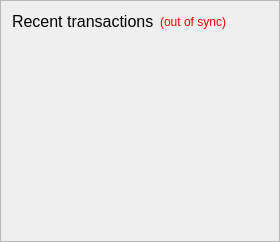
      <widget class="QFrame" name="frame_2">
       <property name="frameShape">
        <enum>QFrame::StyledPanel</enum>
       </property>
       <property name="frameShadow">
        <enum>QFrame::Raised</enum>
       </property>
       <layout class="QVBoxLayout" name="verticalLayout">
        <item>
         <layout class="QHBoxLayout" name="horizontalLayout_2">
          <item>
           <widget class="QLabel" name="label_4">
            <property name="palette">
             <palette>
              <active>
               <colorrole role="WindowText">
                <brush brushstyle="SolidPattern">
                 <color alpha="255">
                  <red>0</red>
                  <green>0</green>
                  <blue>0</blue>
                 </color>
                </brush>
               </colorrole>
               <colorrole role="Button">
                <brush brushstyle="SolidPattern">
                 <color alpha="255">
                  <red>65</red>
                  <green>130</green>
                  <blue>148</blue>
                 </color>
                </brush>
               </colorrole>
               <colorrole role="Light">
                <brush brushstyle="SolidPattern">
                 <color alpha="255">
                  <red>97</red>
                  <green>195</green>
                  <blue>222</blue>
                 </color>
                </brush>
               </colorrole>
               <colorrole role="Midlight">
                <brush brushstyle="SolidPattern">
                 <color alpha="255">
                  <red>81</red>
                  <green>162</green>
                  <blue>185</blue>
                 </color>
                </brush>
               </colorrole>
               <colorrole role="Dark">
                <brush brushstyle="SolidPattern">
                 <color alpha="255">
                  <red>32</red>
                  <green>65</green>
                  <blue>74</blue>
                 </color>
                </brush>
               </colorrole>
               <colorrole role="Mid">
                <brush brushstyle="SolidPattern">
                 <color alpha="255">
                  <red>43</red>
                  <green>87</green>
                  <blue>99</blue>
                 </color>
                </brush>
               </colorrole>
               <colorrole role="Text">
                <brush brushstyle="SolidPattern">
                 <color alpha="255">
                  <red>0</red>
                  <green>0</green>
                  <blue>0</blue>
                 </color>
                </brush>
               </colorrole>
               <colorrole role="BrightText">
                <brush brushstyle="SolidPattern">
                 <color alpha="255">
                  <red>255</red>
                  <green>255</green>
                  <blue>255</blue>
                 </color>
                </brush>
               </colorrole>
               <colorrole role="ButtonText">
                <brush brushstyle="SolidPattern">
                 <color alpha="255">
                  <red>0</red>
                  <green>0</green>
                  <blue>0</blue>
                 </color>
                </brush>
               </colorrole>
               <colorrole role="Base">
                <brush brushstyle="SolidPattern">
                 <color alpha="255">
                  <red>255</red>
                  <green>255</green>
                  <blue>255</blue>
                 </color>
                </brush>
               </colorrole>
               <colorrole role="Window">
                <brush brushstyle="SolidPattern">
                 <color alpha="255">
                  <red>65</red>
                  <green>130</green>
                  <blue>148</blue>
                 </color>
                </brush>
               </colorrole>
               <colorrole role="Shadow">
                <brush brushstyle="SolidPattern">
                 <color alpha="255">
                  <red>0</red>
                  <green>0</green>
                  <blue>0</blue>
                 </color>
                </brush>
               </colorrole>
               <colorrole role="AlternateBase">
                <brush brushstyle="SolidPattern">
                 <color alpha="255">
                  <red>160</red>
                  <green>192</green>
                  <blue>201</blue>
                 </color>
                </brush>
               </colorrole>
               <colorrole role="ToolTipBase">
                <brush brushstyle="SolidPattern">
                 <color alpha="255">
                  <red>255</red>
                  <green>255</green>
                  <blue>220</blue>
                 </color>
                </brush>
               </colorrole>
               <colorrole role="ToolTipText">
                <brush brushstyle="SolidPattern">
                 <color alpha="255">
                  <red>0</red>
                  <green>0</green>
                  <blue>0</blue>
                 </color>
                </brush>
               </colorrole>
               <colorrole role="PlaceholderText">
                <brush brushstyle="NoBrush">
                 <color alpha="128">
                  <red>0</red>
                  <green>0</green>
                  <blue>0</blue>
                 </color>
                </brush>
               </colorrole>
              </active>
              <inactive>
               <colorrole role="WindowText">
                <brush brushstyle="SolidPattern">
                 <color alpha="255">
                  <red>0</red>
                  <green>0</green>
                  <blue>0</blue>
                 </color>
                </brush>
               </colorrole>
               <colorrole role="Button">
                <brush brushstyle="SolidPattern">
                 <color alpha="255">
                  <red>65</red>
                  <green>130</green>
                  <blue>148</blue>
                 </color>
                </brush>
               </colorrole>
               <colorrole role="Light">
                <brush brushstyle="SolidPattern">
                 <color alpha="255">
                  <red>97</red>
                  <green>195</green>
                  <blue>222</blue>
                 </color>
                </brush>
               </colorrole>
               <colorrole role="Midlight">
                <brush brushstyle="SolidPattern">
                 <color alpha="255">
                  <red>81</red>
                  <green>162</green>
                  <blue>185</blue>
                 </color>
                </brush>
               </colorrole>
               <colorrole role="Dark">
                <brush brushstyle="SolidPattern">
                 <color alpha="255">
                  <red>32</red>
                  <green>65</green>
                  <blue>74</blue>
                 </color>
                </brush>
               </colorrole>
               <colorrole role="Mid">
                <brush brushstyle="SolidPattern">
                 <color alpha="255">
                  <red>43</red>
                  <green>87</green>
                  <blue>99</blue>
                 </color>
                </brush>
               </colorrole>
               <colorrole role="Text">
                <brush brushstyle="SolidPattern">
                 <color alpha="255">
                  <red>0</red>
                  <green>0</green>
                  <blue>0</blue>
                 </color>
                </brush>
               </colorrole>
               <colorrole role="BrightText">
                <brush brushstyle="SolidPattern">
                 <color alpha="255">
                  <red>255</red>
                  <green>255</green>
                  <blue>255</blue>
                 </color>
                </brush>
               </colorrole>
               <colorrole role="ButtonText">
                <brush brushstyle="SolidPattern">
                 <color alpha="255">
                  <red>0</red>
                  <green>0</green>
                  <blue>0</blue>
                 </color>
                </brush>
               </colorrole>
               <colorrole role="Base">
                <brush brushstyle="SolidPattern">
                 <color alpha="255">
                  <red>255</red>
                  <green>255</green>
                  <blue>255</blue>
                 </color>
                </brush>
               </colorrole>
               <colorrole role="Window">
                <brush brushstyle="SolidPattern">
                 <color alpha="255">
                  <red>65</red>
                  <green>130</green>
                  <blue>148</blue>
                 </color>
                </brush>
               </colorrole>
               <colorrole role="Shadow">
                <brush brushstyle="SolidPattern">
                 <color alpha="255">
                  <red>0</red>
                  <green>0</green>
                  <blue>0</blue>
                 </color>
                </brush>
               </colorrole>
               <colorrole role="AlternateBase">
                <brush brushstyle="SolidPattern">
                 <color alpha="255">
                  <red>160</red>
                  <green>192</green>
                  <blue>201</blue>
                 </color>
                </brush>
               </colorrole>
               <colorrole role="ToolTipBase">
                <brush brushstyle="SolidPattern">
                 <color alpha="255">
                  <red>255</red>
                  <green>255</green>
                  <blue>220</blue>
                 </color>
                </brush>
               </colorrole>
               <colorrole role="ToolTipText">
                <brush brushstyle="SolidPattern">
                 <color alpha="255">
                  <red>0</red>
                  <green>0</green>
                  <blue>0</blue>
                 </color>
                </brush>
               </colorrole>
               <colorrole role="PlaceholderText">
                <brush brushstyle="NoBrush">
                 <color alpha="128">
                  <red>0</red>
                  <green>0</green>
                  <blue>0</blue>
                 </color>
                </brush>
               </colorrole>
              </inactive>
              <disabled>
               <colorrole role="WindowText">
                <brush brushstyle="SolidPattern">
                 <color alpha="255">
                  <red>0</red>
                  <green>0</green>
                  <blue>0</blue>
                 </color>
                </brush>
               </colorrole>
               <colorrole role="Button">
                <brush brushstyle="SolidPattern">
                 <color alpha="255">
                  <red>65</red>
                  <green>130</green>
                  <blue>148</blue>
                 </color>
                </brush>
               </colorrole>
               <colorrole role="Light">
                <brush brushstyle="SolidPattern">
                 <color alpha="255">
                  <red>97</red>
                  <green>195</green>
                  <blue>222</blue>
                 </color>
                </brush>
               </colorrole>
               <colorrole role="Midlight">
                <brush brushstyle="SolidPattern">
                 <color alpha="255">
                  <red>81</red>
                  <green>162</green>
                  <blue>185</blue>
                 </color>
                </brush>
               </colorrole>
               <colorrole role="Dark">
                <brush brushstyle="SolidPattern">
                 <color alpha="255">
                  <red>32</red>
                  <green>65</green>
                  <blue>74</blue>
                 </color>
                </brush>
               </colorrole>
               <colorrole role="Mid">
                <brush brushstyle="SolidPattern">
                 <color alpha="255">
                  <red>43</red>
                  <green>87</green>
                  <blue>99</blue>
                 </color>
                </brush>
               </colorrole>
               <colorrole role="Text">
                <brush brushstyle="SolidPattern">
                 <color alpha="255">
                  <red>0</red>
                  <green>0</green>
                  <blue>0</blue>
                 </color>
                </brush>
               </colorrole>
               <colorrole role="BrightText">
                <brush brushstyle="SolidPattern">
                 <color alpha="255">
                  <red>255</red>
                  <green>255</green>
                  <blue>255</blue>
                 </color>
                </brush>
               </colorrole>
               <colorrole role="ButtonText">
                <brush brushstyle="SolidPattern">
                 <color alpha="255">
                  <red>0</red>
                  <green>0</green>
                  <blue>0</blue>
                 </color>
                </brush>
               </colorrole>
               <colorrole role="Base">
                <brush brushstyle="SolidPattern">
                 <color alpha="255">
                  <red>65</red>
                  <green>130</green>
                  <blue>148</blue>
                 </color>
                </brush>
               </colorrole>
               <colorrole role="Window">
                <brush brushstyle="SolidPattern">
                 <color alpha="255">
                  <red>65</red>
                  <green>130</green>
                  <blue>148</blue>
                 </color>
                </brush>
               </colorrole>
               <colorrole role="Shadow">
                <brush brushstyle="SolidPattern">
                 <color alpha="255">
                  <red>0</red>
                  <green>0</green>
                  <blue>0</blue>
                 </color>
                </brush>
               </colorrole>
               <colorrole role="AlternateBase">
                <brush brushstyle="SolidPattern">
                 <color alpha="255">
                  <red>65</red>
                  <green>130</green>
                  <blue>148</blue>
                 </color>
                </brush>
               </colorrole>
               <colorrole role="ToolTipBase">
                <brush brushstyle="SolidPattern">
                 <color alpha="255">
                  <red>255</red>
                  <green>255</green>
                  <blue>220</blue>
                 </color>
                </brush>
               </colorrole>
               <colorrole role="ToolTipText">
                <brush brushstyle="SolidPattern">
                 <color alpha="255">
                  <red>0</red>
                  <green>0</green>
                  <blue>0</blue>
                 </color>
                </brush>
               </colorrole>
               <colorrole role="PlaceholderText">
                <brush brushstyle="NoBrush">
                 <color alpha="128">
                  <red>0</red>
                  <green>0</green>
                  <blue>0</blue>
                 </color>
                </brush>
               </colorrole>
              </disabled>
             </palette>
            </property>
            <property name="styleSheet">
             <string notr="true">color: rgb(0, 0, 0);</string>
            </property>
            <property name="text">
             <string>&lt;html&gt;&lt;head/&gt;&lt;body&gt;&lt;p&gt;&lt;span style=&quot; font-size:12pt;&quot;&gt;Recent transactions&lt;/span&gt;&lt;/p&gt;&lt;/body&gt;&lt;/html&gt;</string>
            </property>
           </widget>
          </item>
          <item>
           <widget class="QLabel" name="labelTransactionsStatus">
            <property name="toolTip">
             <string>&lt;html&gt;&lt;head/&gt;&lt;body&gt;&lt;p&gt;The displayed information may be out of date. Your wallet automatically synchronizes with the NBTC network after a connection is established, but this process has not completed yet.&lt;/p&gt;&lt;/body&gt;&lt;/html&gt;</string>
            </property>
            <property name="styleSheet">
             <string notr="true">QLabel { color: red; }</string>
            </property>
            <property name="text">
             <string notr="true">(out of sync)</string>
            </property>
            <property name="alignment">
             <set>Qt::AlignRight|Qt::AlignTrailing|Qt::AlignVCenter</set>
            </property>
           </widget>
          </item>
          <item>
           <spacer name="horizontalSpacer">
            <property name="orientation">
             <enum>Qt::Horizontal</enum>
            </property>
            <property name="sizeHint" stdset="0">
             <size>
              <width>40</width>
              <height>20</height>
             </size>
            </property>
           </spacer>
          </item>
         </layout>
        </item>
        <item>
         <widget class="QListView" name="listTransactions">
          <property name="palette">
           <palette>
            <active>
             <colorrole role="WindowText">
              <brush brushstyle="SolidPattern">
               <color alpha="255">
                <red>0</red>
                <green>0</green>
                <blue>0</blue>
               </color>
              </brush>
             </colorrole>
             <colorrole role="Button">
              <brush brushstyle="SolidPattern">
               <color alpha="0">
                <red>0</red>
                <green>0</green>
                <blue>0</blue>
               </color>
              </brush>
             </colorrole>
             <colorrole role="Light">
              <brush brushstyle="SolidPattern">
               <color alpha="0">
                <red>0</red>
                <green>0</green>
                <blue>0</blue>
               </color>
              </brush>
             </colorrole>
             <colorrole role="Midlight">
              <brush brushstyle="SolidPattern">
               <color alpha="0">
                <red>0</red>
                <green>0</green>
                <blue>0</blue>
               </color>
              </brush>
             </colorrole>
             <colorrole role="Dark">
              <brush brushstyle="SolidPattern">
               <color alpha="0">
                <red>0</red>
                <green>0</green>
                <blue>0</blue>
               </color>
              </brush>
             </colorrole>
             <colorrole role="Mid">
              <brush brushstyle="SolidPattern">
               <color alpha="0">
                <red>0</red>
                <green>0</green>
                <blue>0</blue>
               </color>
              </brush>
             </colorrole>
             <colorrole role="Text">
              <brush brushstyle="SolidPattern">
               <color alpha="255">
                <red>0</red>
                <green>0</green>
                <blue>0</blue>
               </color>
              </brush>
             </colorrole>
             <colorrole role="BrightText">
              <brush brushstyle="SolidPattern">
               <color alpha="255">
                <red>255</red>
                <green>255</green>
                <blue>255</blue>
               </color>
              </brush>
             </colorrole>
             <colorrole role="ButtonText">
              <brush brushstyle="SolidPattern">
               <color alpha="255">
                <red>255</red>
                <green>255</green>
                <blue>255</blue>
               </color>
              </brush>
             </colorrole>
             <colorrole role="Base">
              <brush brushstyle="NoBrush">
               <color alpha="255">
                <red>0</red>
                <green>0</green>
                <blue>0</blue>
               </color>
              </brush>
             </colorrole>
             <colorrole role="Window">
              <brush brushstyle="SolidPattern">
               <color alpha="0">
                <red>0</red>
                <green>0</green>
                <blue>0</blue>
               </color>
              </brush>
             </colorrole>
             <colorrole role="Shadow">
              <brush brushstyle="SolidPattern">
               <color alpha="255">
                <red>27</red>
                <green>146</green>
                <blue>179</blue>
               </color>
              </brush>
             </colorrole>
             <colorrole role="Highlight">
              <brush brushstyle="SolidPattern">
               <color alpha="255">
                <red>27</red>
                <green>146</green>
                <blue>179</blue>
               </color>
              </brush>
             </colorrole>
             <colorrole role="AlternateBase">
              <brush brushstyle="SolidPattern">
               <color alpha="127">
                <red>255</red>
                <green>255</green>
                <blue>255</blue>
               </color>
              </brush>
             </colorrole>
             <colorrole role="ToolTipBase">
              <brush brushstyle="SolidPattern">
               <color alpha="255">
                <red>255</red>
                <green>255</green>
                <blue>255</blue>
               </color>
              </brush>
             </colorrole>
             <colorrole role="ToolTipText">
              <brush brushstyle="SolidPattern">
               <color alpha="255">
                <red>255</red>
                <green>255</green>
                <blue>255</blue>
               </color>
              </brush>
             </colorrole>
             <colorrole role="PlaceholderText">
              <brush brushstyle="SolidPattern">
               <color alpha="128">
                <red>0</red>
                <green>0</green>
                <blue>0</blue>
               </color>
              </brush>
             </colorrole>
            </active>
            <inactive>
             <colorrole role="WindowText">
              <brush brushstyle="SolidPattern">
               <color alpha="255">
                <red>0</red>
                <green>0</green>
                <blue>0</blue>
               </color>
              </brush>
             </colorrole>
             <colorrole role="Button">
              <brush brushstyle="SolidPattern">
               <color alpha="0">
                <red>0</red>
                <green>0</green>
                <blue>0</blue>
               </color>
              </brush>
             </colorrole>
             <colorrole role="Light">
              <brush brushstyle="SolidPattern">
               <color alpha="0">
                <red>0</red>
                <green>0</green>
                <blue>0</blue>
               </color>
              </brush>
             </colorrole>
             <colorrole role="Midlight">
              <brush brushstyle="SolidPattern">
               <color alpha="0">
                <red>0</red>
                <green>0</green>
                <blue>0</blue>
               </color>
              </brush>
             </colorrole>
             <colorrole role="Dark">
              <brush brushstyle="SolidPattern">
               <color alpha="0">
                <red>0</red>
                <green>0</green>
                <blue>0</blue>
               </color>
              </brush>
             </colorrole>
             <colorrole role="Mid">
              <brush brushstyle="SolidPattern">
               <color alpha="0">
                <red>0</red>
                <green>0</green>
                <blue>0</blue>
               </color>
              </brush>
             </colorrole>
             <colorrole role="Text">
              <brush brushstyle="SolidPattern">
               <color alpha="255">
                <red>255</red>
                <green>255</green>
                <blue>255</blue>
               </color>
              </brush>
             </colorrole>
             <colorrole role="BrightText">
              <brush brushstyle="SolidPattern">
               <color alpha="255">
                <red>255</red>
                <green>255</green>
                <blue>255</blue>
               </color>
              </brush>
             </colorrole>
             <colorrole role="ButtonText">
              <brush brushstyle="SolidPattern">
               <color alpha="255">
                <red>255</red>
                <green>255</green>
                <blue>255</blue>
               </color>
              </brush>
             </colorrole>
             <colorrole role="Base">
              <brush brushstyle="NoBrush">
               <color alpha="255">
                <red>0</red>
                <green>0</green>
                <blue>0</blue>
               </color>
              </brush>
             </colorrole>
             <colorrole role="Window">
              <brush brushstyle="SolidPattern">
               <color alpha="0">
                <red>0</red>
                <green>0</green>
                <blue>0</blue>
               </color>
              </brush>
             </colorrole>
             <colorrole role="Shadow">
              <brush brushstyle="SolidPattern">
               <color alpha="255">
                <red>27</red>
                <green>146</green>
                <blue>179</blue>
               </color>
              </brush>
             </colorrole>
             <colorrole role="Highlight">
              <brush brushstyle="SolidPattern">
               <color alpha="255">
                <red>27</red>
                <green>146</green>
                <blue>179</blue>
               </color>
              </brush>
             </colorrole>
             <colorrole role="AlternateBase">
              <brush brushstyle="SolidPattern">
               <color alpha="127">
                <red>255</red>
                <green>255</green>
                <blue>255</blue>
               </color>
              </brush>
             </colorrole>
             <colorrole role="ToolTipBase">
              <brush brushstyle="SolidPattern">
               <color alpha="255">
                <red>255</red>
                <green>255</green>
                <blue>255</blue>
               </color>
              </brush>
             </colorrole>
             <colorrole role="ToolTipText">
              <brush brushstyle="SolidPattern">
               <color alpha="255">
                <red>255</red>
                <green>255</green>
                <blue>255</blue>
               </color>
              </brush>
             </colorrole>
             <colorrole role="PlaceholderText">
              <brush brushstyle="SolidPattern">
               <color alpha="128">
                <red>255</red>
                <green>255</green>
                <blue>255</blue>
               </color>
              </brush>
             </colorrole>
            </inactive>
            <disabled>
             <colorrole role="WindowText">
              <brush brushstyle="SolidPattern">
               <color alpha="0">
                <red>0</red>
                <green>0</green>
                <blue>0</blue>
               </color>
              </brush>
             </colorrole>
             <colorrole role="Button">
              <brush brushstyle="SolidPattern">
               <color alpha="0">
                <red>0</red>
                <green>0</green>
                <blue>0</blue>
               </color>
              </brush>
             </colorrole>
             <colorrole role="Light">
              <brush brushstyle="SolidPattern">
               <color alpha="0">
                <red>0</red>
                <green>0</green>
                <blue>0</blue>
               </color>
              </brush>
             </colorrole>
             <colorrole role="Midlight">
              <brush brushstyle="SolidPattern">
               <color alpha="0">
                <red>0</red>
                <green>0</green>
                <blue>0</blue>
               </color>
              </brush>
             </colorrole>
             <colorrole role="Dark">
              <brush brushstyle="SolidPattern">
               <color alpha="0">
                <red>0</red>
                <green>0</green>
                <blue>0</blue>
               </color>
              </brush>
             </colorrole>
             <colorrole role="Mid">
              <brush brushstyle="SolidPattern">
               <color alpha="0">
                <red>0</red>
                <green>0</green>
                <blue>0</blue>
               </color>
              </brush>
             </colorrole>
             <colorrole role="Text">
              <brush brushstyle="SolidPattern">
               <color alpha="0">
                <red>0</red>
                <green>0</green>
                <blue>0</blue>
               </color>
              </brush>
             </colorrole>
             <colorrole role="BrightText">
              <brush brushstyle="SolidPattern">
               <color alpha="255">
                <red>255</red>
                <green>255</green>
                <blue>255</blue>
               </color>
              </brush>
             </colorrole>
             <colorrole role="ButtonText">
              <brush brushstyle="SolidPattern">
               <color alpha="0">
                <red>0</red>
                <green>0</green>
                <blue>0</blue>
               </color>
              </brush>
             </colorrole>
             <colorrole role="Base">
              <brush brushstyle="NoBrush">
               <color alpha="255">
                <red>0</red>
                <green>0</green>
                <blue>0</blue>
               </color>
              </brush>
             </colorrole>
             <colorrole role="Window">
              <brush brushstyle="SolidPattern">
               <color alpha="0">
                <red>0</red>
                <green>0</green>
                <blue>0</blue>
               </color>
              </brush>
             </colorrole>
             <colorrole role="Shadow">
              <brush brushstyle="SolidPattern">
               <color alpha="255">
                <red>27</red>
                <green>146</green>
                <blue>179</blue>
               </color>
              </brush>
             </colorrole>
             <colorrole role="Highlight">
              <brush brushstyle="SolidPattern">
               <color alpha="255">
                <red>51</red>
                <green>153</green>
                <blue>255</blue>
               </color>
              </brush>
             </colorrole>
             <colorrole role="AlternateBase">
              <brush brushstyle="SolidPattern">
               <color alpha="127">
                <red>255</red>
                <green>255</green>
                <blue>255</blue>
               </color>
              </brush>
             </colorrole>
             <colorrole role="ToolTipBase">
              <brush brushstyle="SolidPattern">
               <color alpha="255">
                <red>255</red>
                <green>255</green>
                <blue>255</blue>
               </color>
              </brush>
             </colorrole>
             <colorrole role="ToolTipText">
              <brush brushstyle="SolidPattern">
               <color alpha="255">
                <red>255</red>
                <green>255</green>
                <blue>255</blue>
               </color>
              </brush>
             </colorrole>
             <colorrole role="PlaceholderText">
              <brush brushstyle="SolidPattern">
               <color alpha="128">
                <red>255</red>
                <green>255</green>
                <blue>255</blue>
               </color>
              </brush>
             </colorrole>
            </disabled>
           </palette>
          </property>
          <property name="font">
           <font>
            <family>Arial Rounded MT Bold</family>
            <pointsize>10</pointsize>
            <weight>50</weight>
            <italic>false</italic>
            <bold>false</bold>
           </font>
          </property>
          <property name="styleSheet">
           <string notr="true">QListView { background: transparent; rgb(0, 0, 0) }</string>
          </property>
          <property name="frameShape">
           <enum>QFrame::NoFrame</enum>
          </property>
          <property name="verticalScrollBarPolicy">
           <enum>Qt::ScrollBarAlwaysOff</enum>
          </property>
          <property name="horizontalScrollBarPolicy">
           <enum>Qt::ScrollBarAlwaysOff</enum>
          </property>
          <property name="selectionMode">
           <enum>QAbstractItemView::NoSelection</enum>
          </property>
         </widget>
        </item>
       </layout>
      </widget>
